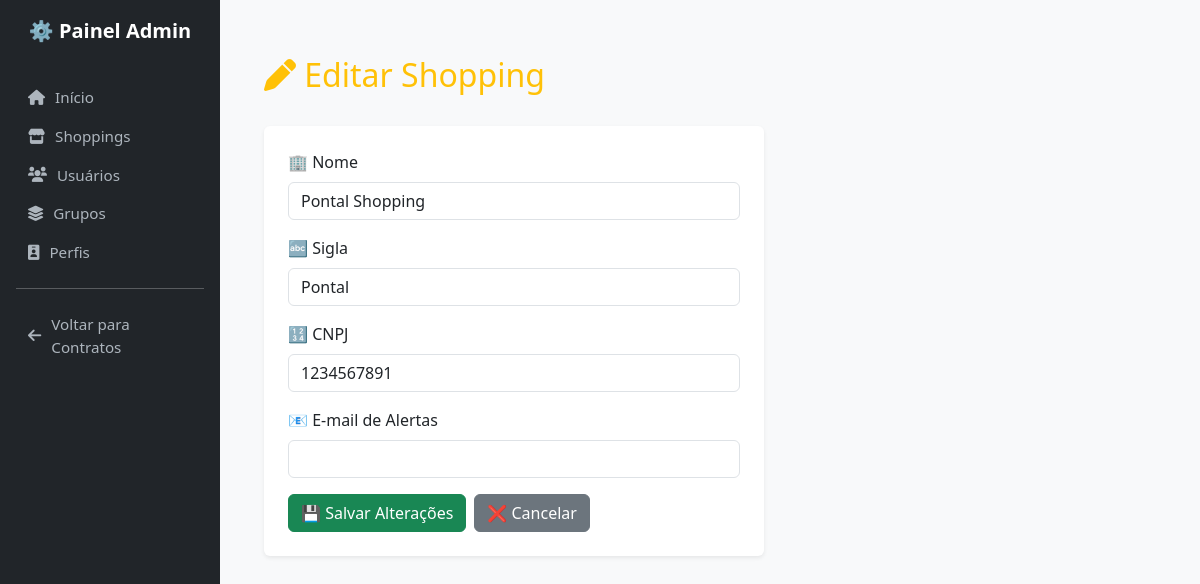
/admin-panel/shopping/editar/1/ (signed in), run on the app's committed database.
### documentos/models.py (models this page shows, shortened)
class Shopping(models.Model):
    nome = models.CharField(max_length=100)
    sigla = models.CharField(max_length=10)
    cnpj = models.CharField(max_length=20)
    email_alertas = models.EmailField(blank=True, null=True)

### painel_admin/views.py (the view)
# urls.py: path('shopping/editar/<int:shopping_id>/', views.editar_shopping, name='editar_shopping'),
@login_required
@user_passes_test(is_corporativo)
def editar_shopping(request, shopping_id):
    shopping = get_object_or_404(Shopping, id=shopping_id)
    if request.method == 'POST':
        form = ShoppingForm(request.POST, instance=shopping)
        if form.is_valid():
            form.save()
            messages.success(request, "Shopping atualizado com sucesso!")  # <-- aqui ✅
            return redirect('listar_shoppings')
    else:
        form = ShoppingForm(instance=shopping)
    return render(request, 'painel_admin/editar_shopping.html', {'form': form})

### painel_admin/forms.py
class ShoppingForm(forms.ModelForm):
    class Meta:
        model = Shopping
        fields = ['nome', 'sigla', 'cnpj', 'email_alertas']

### painel_admin/templatetags/form_filters.py (called while the page is built)
@register.filter(name='add_class')
def add_class(field, css_class):
    return field.as_widget(attrs={"class": css_class})

### painel_admin/views.py (called while the page is built)
def is_corporativo(user):
    return user.groups.filter(name='Corporativo').exists()

### painel_admin/templates/painel_admin/editar_shopping.html (shortened to what this page needs)
{% extends 'base_admin.html' %}
{% load form_filters %}
{% block content %}
<div class="container mt-4">
  <div class="d-flex justify-content-between align-items-center mb-4 flex-wrap gap-2">
    <h2 class="text-warning"><i class="fas fa-pen"></i> Editar Shopping</h2>
  </div>
  <form method="post" class="shadow-sm p-4 bg-white rounded" style="max-width: 500px;">
    <div class="mb-3">
      <label for="id_nome" class="form-label">🏢 Nome</label>
      {{ form.nome|add_class:"form-control" }}
    </div>
    <div class="mb-3">
      <label for="id_sigla" class="form-label">🔤 Sigla</label>
      {{ form.sigla|add_class:"form-control" }}
    </div>
    <div class="mb-3">
      <label for="id_cnpj" class="form-label">🔢 CNPJ</label>
      {{ form.cnpj|add_class:"form-control" }}
    </div>
    <div class="mb-3">
      <label for="id_email_alertas" class="form-label">📧 E-mail de Alertas</label>
      {{ form.email_alertas|add_class:"form-control" }}
    </div>
    <div class="d-flex gap-2 mt-3">
      <button type="submit" class="btn btn-success">
        💾 Salvar Alterações
      </button>
      <a href="{% url 'listar_shoppings' %}" class="btn btn-secondary">
        ❌ Cancelar
      </a>
    </div>
  </form>
</div>
{% endblock %}

### painel_admin/templates/base_admin.html (style rules this page uses)
body { background-color: #f8f9fa; margin: 0; padding: 0; font-family: 'Segoe UI', sans-serif; }

### data on the page
Shopping: nome "Pontal Shopping", sigla "Pontal", cnpj "1234567891"
